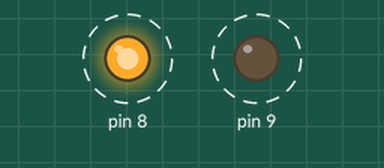
A sketch run on a simulated Arduino Uno, built with avr-gcc and run on an emulated ATmega328P. Shown: output pins drawn as LEDs (lit = HIGH). Dashed ring = blinking.

Above: at 0.5 s.
Timing chart, 0 to 4.6 s (numbered marks = the images above):
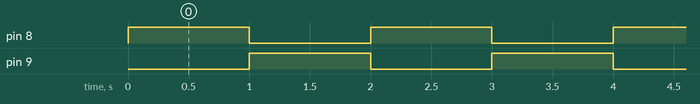

Measured:
- by itself, pin 8, pin 9: alternates HIGH for 1.0 s and LOW for 1.0 s

The sketch:

arduno-tut-03.ino
```cpp
void setup() {
  // initialize the digital pins as output.
  pinMode(8, OUTPUT);
  pinMode(9, OUTPUT);
}

void loop() {
  digitalWrite(8, HIGH); // set the LED1 on
  digitalWrite(9, LOW); // set the LED2 off
  delay(1000); // wait for a second
  digitalWrite(8, LOW); // set the LED1 off
  digitalWrite(9, HIGH); // set the LED2 on
  delay(1000); // wait for a second
}
```
